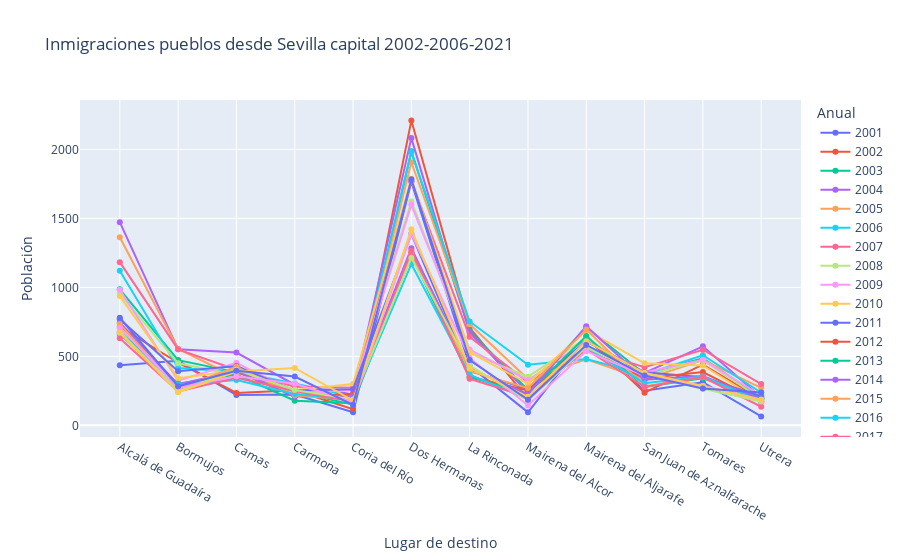

Notebook cell for this chart:
### Code cell
fig6 = px.line(inmig_pueb_sev,x='Lugar de destino',
               y='Valor',
               color='Anual',
               markers=True,
               title='Inmigraciones pueblos desde Sevilla capital 2002-2006-2021')
fig6.update_yaxes(title='Población')
fig6.show()

### Figure 1 — Plotly figure (JSON) as saved in the notebook; plotly's stock layout.template omitted (floating-point values rounded to 4 significant figures)
{"data": [{"hovertemplate": "Anual=2001<br>Lugar de destino=%{x}<br>Valor=%{y}<extra></extra>", "legendgroup": "2001", "line": {"color": "#636efa", "dash": "solid"}, "marker": {"symbol": "circle"}, "mode": "markers+lines", "name": "2001", "orientation": "v", "showlegend": true, "type": "scatter", "x": ["Alcalá de Guadaíra", "Bormujos", "Camas", "Carmona", "Coria del Río", "Dos Hermanas", "La Rinconada", "Mairena del Alcor", "Mairena del Aljarafe", "San Juan de Aznalfarache", "Tomares", "Utrera"], "xaxis": "x", "y": [436, 468, 220, 223, 95, 1765, 431, 95, 634, 251, 313, 65], "yaxis": "y"}, {"hovertemplate": "Anual=2002<br>Lugar de destino=%{x}<br>Valor=%{y}<extra></extra>", "legendgroup": "2002", "line": {"color": "#EF553B", "dash": "solid"}, "marker": {"symbol": "circle"}, "mode": "markers+lines", "name": "2002", "orientation": "v", "showlegend": true, "type": "scatter", "x": ["Alcalá de Guadaíra", "Bormujos", "Camas", "Carmona", "Coria del Río", "Dos Hermanas", "La Rinconada", "Mairena del Alcor", "Mairena del Aljarafe", "San Juan de Aznalfarache", "Tomares", "Utrera"], "xaxis": "x", "y": [714, 454, 235, 254, 118, 2209, 709, 193, 641, 237, 441, 189], "yaxis": "y"}, {"hovertemplate": "Anual=2003<br>Lugar de destino=%{x}<br>Valor=%{y}<extra></extra>", "legendgroup": "2003", "line": {"color": "#00cc96", "dash": "solid"}, "marker": {"symbol": "circle"}, "mode": "markers+lines", "name": "2003", "orientation": "v", "showlegend": true, "type": "scatter", "x": ["Alcalá de Guadaíra", "Bormujos", "Camas", "Carmona", "Coria del Río", "Dos Hermanas", "La Rinconada", "Mairena del Alcor", "Mairena del Aljarafe", "San Juan de Aznalfarache", "Tomares", "Utrera"], "xaxis": "x", "y": [986, 473, 386, 246, 150, 1987, 684, 257, 711, 373, 486, 199], "yaxis": "y"}, {"hovertemplate": "Anual=2004<br>Lugar de destino=%{x}<br>Valor=%{y}<extra></extra>", "legendgroup": "2004", "line": {"color": "#ab63fa", "dash": "solid"}, "marker": {"symbol": "circle"}, "mode": "markers+lines", "name": "2004", "orientation": "v", "showlegend": true, "type": "scatter", "x": ["Alcalá de Guadaíra", "Bormujos", "Camas", "Carmona", "Coria del Río", "Dos Hermanas", "La Rinconada", "Mairena del Alcor", "Mairena del Aljarafe", "San Juan de Aznalfarache", "Tomares", "Utrera"], "xaxis": "x", "y": [1473, 551, 528, 295, 223, 2082, 672, 240, 613, 381, 573, 202], "yaxis": "y"}, {"hovertemplate": "Anual=2005<br>Lugar de destino=%{x}<br>Valor=%{y}<extra></extra>", "legendgroup": "2005", "line": {"color": "#FFA15A", "dash": "solid"}, "marker": {"symbol": "circle"}, "mode": "markers+lines", "name": "2005", "orientation": "v", "showlegend": true, "type": "scatter", "x": ["Alcalá de Guadaíra", "Bormujos", "Camas", "Carmona", "Coria del Río", "Dos Hermanas", "La Rinconada", "Mairena del Alcor", "Mairena del Aljarafe", "San Juan de Aznalfarache", "Tomares", "Utrera"], "xaxis": "x", "y": [1364, 554, 348, 257, 201, 1907, 733, 336, 478, 332, 474, 272], "yaxis": "y"}, {"hovertemplate": "Anual=2006<br>Lugar de destino=%{x}<br>Valor=%{y}<extra></extra>", "legendgroup": "2006", "line": {"color": "#19d3f3", "dash": "solid"}, "marker": {"symbol": "circle"}, "mode": "markers+lines", "name": "2006", "orientation": "v", "showlegend": true, "type": "scatter", "x": ["Alcalá de Guadaíra", "Bormujos", "Camas", "Carmona", "Coria del Río", "Dos Hermanas", "La Rinconada", "Mairena del Alcor", "Mairena del Aljarafe", "San Juan de Aznalfarache", "Tomares", "Utrera"], "xaxis": "x", "y": [1121, 416, 388, 304, 209, 1981, 753, 439, 481, 369, 508, 238], "yaxis": "y"}, {"hovertemplate": "Anual=2007<br>Lugar de destino=%{x}<br>Valor=%{y}<extra></extra>", "legendgroup": "2007", "line": {"color": "#FF6692", "dash": "solid"}, "marker": {"symbol": "circle"}, "mode": "markers+lines", "name": "2007", "orientation": "v", "showlegend": true, "type": "scatter", "x": ["Alcalá de Guadaíra", "Bormujos", "Camas", "Carmona", "Coria del Río", "Dos Hermanas", "La Rinconada", "Mairena del Alcor", "Mairena del Aljarafe", "San Juan de Aznalfarache", "Tomares", "Utrera"], "xaxis": "x", "y": [1183, 551, 403, 280, 272, 1770, 642, 312, 552, 421, 548, 299], "yaxis": "y"}, {"hovertemplate": "Anual=2008<br>Lugar de destino=%{x}<br>Valor=%{y}<extra></extra>", "legendgroup": "2008", "line": {"color": "#B6E880", "dash": "solid"}, "marker": {"symbol": "circle"}, "mode": "markers+lines", "name": "2008", "orientation": "v", "showlegend": true, "type": "scatter", "x": ["Alcalá de Guadaíra", "Bormujos", "Camas", "Carmona", "Coria del Río", "Dos Hermanas", "La Rinconada", "Mairena del Alcor", "Mairena del Aljarafe", "San Juan de Aznalfarache", "Tomares", "Utrera"], "xaxis": "x", "y": [955, 450, 365, 232, 258, 1623, 529, 352, 634, 359, 473, 191], "yaxis": "y"}, {"hovertemplate": "Anual=2009<br>Lugar de destino=%{x}<br>Valor=%{y}<extra></extra>", "legendgroup": "2009", "line": {"color": "#FF97FF", "dash": "solid"}, "marker": {"symbol": "circle"}, "mode": "markers+lines", "name": "2009", "orientation": "v", "showlegend": true, "type": "scatter", "x": ["Alcalá de Guadaíra", "Bormujos", "Camas", "Carmona", "Coria del Río", "Dos Hermanas", "La Rinconada", "Mairena del Alcor", "Mairena del Aljarafe", "San Juan de Aznalfarache", "Tomares", "Utrera"], "xaxis": "x", "y": [983, 324, 453, 241, 255, 1599, 549, 327, 612, 384, 475, 216], "yaxis": "y"}, {"hovertemplate": "Anual=2010<br>Lugar de destino=%{x}<br>Valor=%{y}<extra></extra>", "legendgroup": "2010", "line": {"color": "#FECB52", "dash": "solid"}, "marker": {"symbol": "circle"}, "mode": "markers+lines", "name": "2010", "orientation": "v", "showlegend": true, "type": "scatter", "x": ["Alcalá de Guadaíra", "Bormujos", "Camas", "Carmona", "Coria del Río", "Dos Hermanas", "La Rinconada", "Mairena del Alcor", "Mairena del Aljarafe", "San Juan de Aznalfarache", "Tomares", "Utrera"], "xaxis": "x", "y": [937, 342, 398, 257, 299, 1787, 529, 303, 691, 450, 434, 171], "yaxis": "y"}, {"hovertemplate": "Anual=2011<br>Lugar de destino=%{x}<br>Valor=%{y}<extra></extra>", "legendgroup": "2011", "line": {"color": "#636efa", "dash": "solid"}, "marker": {"symbol": "circle"}, "mode": "markers+lines", "name": "2011", "orientation": "v", "showlegend": true, "type": "scatter", "x": ["Alcalá de Guadaíra", "Bormujos", "Camas", "Carmona", "Coria del Río", "Dos Hermanas", "La Rinconada", "Mairena del Alcor", "Mairena del Aljarafe", "San Juan de Aznalfarache", "Tomares", "Utrera"], "xaxis": "x", "y": [770, 392, 430, 252, 262, 1387, 395, 262, 608, 385, 348, 209], "yaxis": "y"}, {"hovertemplate": "Anual=2012<br>Lugar de destino=%{x}<br>Valor=%{y}<extra></extra>", "legendgroup": "2012", "line": {"color": "#EF553B", "dash": "solid"}, "marker": {"symbol": "circle"}, "mode": "markers+lines", "name": "2012", "orientation": "v", "showlegend": true, "type": "scatter", "x": ["Alcalá de Guadaíra", "Bormujos", "Camas", "Carmona", "Coria del Río", "Dos Hermanas", "La Rinconada", "Mairena del Alcor", "Mairena del Aljarafe", "San Juan de Aznalfarache", "Tomares", "Utrera"], "xaxis": "x", "y": [670, 251, 389, 211, 227, 1251, 352, 253, 553, 340, 386, 172], "yaxis": "y"}, {"hovertemplate": "Anual=2013<br>Lugar de destino=%{x}<br>Valor=%{y}<extra></extra>", "legendgroup": "2013", "line": {"color": "#00cc96", "dash": "solid"}, "marker": {"symbol": "circle"}, "mode": "markers+lines", "name": "2013", "orientation": "v", "showlegend": true, "type": "scatter", "x": ["Alcalá de Guadaíra", "Bormujos", "Camas", "Carmona", "Coria del Río", "Dos Hermanas", "La Rinconada", "Mairena del Alcor", "Mairena del Aljarafe", "San Juan de Aznalfarache", "Tomares", "Utrera"], "xaxis": "x", "y": [678, 301, 368, 179, 161, 1235, 349, 231, 647, 279, 342, 197], "yaxis": "y"}, {"hovertemplate": "Anual=2014<br>Lugar de destino=%{x}<br>Valor=%{y}<extra></extra>", "legendgroup": "2014", "line": {"color": "#ab63fa", "dash": "solid"}, "marker": {"symbol": "circle"}, "mode": "markers+lines", "name": "2014", "orientation": "v", "showlegend": true, "type": "scatter", "x": ["Alcalá de Guadaíra", "Bormujos", "Camas", "Carmona", "Coria del Río", "Dos Hermanas", "La Rinconada", "Mairena del Alcor", "Mairena del Aljarafe", "San Juan de Aznalfarache", "Tomares", "Utrera"], "xaxis": "x", "y": [744, 297, 396, 210, 213, 1284, 410, 225, 719, 330, 357, 191], "yaxis": "y"}, {"hovertemplate": "Anual=2015<br>Lugar de destino=%{x}<br>Valor=%{y}<extra></extra>", "legendgroup": "2015", "line": {"color": "#FFA15A", "dash": "solid"}, "marker": {"symbol": "circle"}, "mode": "markers+lines", "name": "2015", "orientation": "v", "showlegend": true, "type": "scatter", "x": ["Alcalá de Guadaíra", "Bormujos", "Camas", "Carmona", "Coria del Río", "Dos Hermanas", "La Rinconada", "Mairena del Alcor", "Mairena del Aljarafe", "San Juan de Aznalfarache", "Tomares", "Utrera"], "xaxis": "x", "y": [734, 267, 425, 218, 184, 1244, 392, 270, 694, 283, 348, 170], "yaxis": "y"}, {"hovertemplate": "Anual=2016<br>Lugar de destino=%{x}<br>Valor=%{y}<extra></extra>", "legendgroup": "2016", "line": {"color": "#19d3f3", "dash": "solid"}, "marker": {"symbol": "circle"}, "mode": "markers+lines", "name": "2016", "orientation": "v", "showlegend": true, "type": "scatter", "x": ["Alcalá de Guadaíra", "Bormujos", "Camas", "Carmona", "Coria del Río", "Dos Hermanas", "La Rinconada", "Mairena del Alcor", "Mairena del Aljarafe", "San Juan de Aznalfarache", "Tomares", "Utrera"], "xaxis": "x", "y": [658, 292, 329, 228, 185, 1169, 368, 191, 562, 306, 354, 174], "yaxis": "y"}, {"hovertemplate": "Anual=2017<br>Lugar de destino=%{x}<br>Valor=%{y}<extra></extra>", "legendgroup": "2017", "line": {"color": "#FF6692", "dash": "solid"}, "marker": {"symbol": "circle"}, "mode": "markers+lines", "name": "2017", "orientation": "v", "showlegend": true, "type": "scatter", "x": ["Alcalá de Guadaíra", "Bormujos", "Camas", "Carmona", "Coria del Río", "Dos Hermanas", "La Rinconada", "Mairena del Alcor", "Mairena del Aljarafe", "San Juan de Aznalfarache", "Tomares", "Utrera"], "xaxis": "x", "y": [631, 246, 345, 249, 173, 1266, 337, 207, 550, 278, 350, 135], "yaxis": "y"}, {"hovertemplate": "Anual=2018<br>Lugar de destino=%{x}<br>Valor=%{y}<extra></extra>", "legendgroup": "2018", "line": {"color": "#B6E880", "dash": "solid"}, "marker": {"symbol": "circle"}, "mode": "markers+lines", "name": "2018", "orientation": "v", "showlegend": true, "type": "scatter", "x": ["Alcalá de Guadaíra", "Bormujos", "Camas", "Carmona", "Coria del Río", "Dos Hermanas", "La Rinconada", "Mairena del Alcor", "Mairena del Aljarafe", "San Juan de Aznalfarache", "Tomares", "Utrera"], "xaxis": "x", "y": [679, 249, 403, 257, 188, 1214, 433, 180, 566, 365, 266, 173], "yaxis": "y"}, {"hovertemplate": "Anual=2019<br>Lugar de destino=%{x}<br>Valor=%{y}<extra></extra>", "legendgroup": "2019", "line": {"color": "#FF97FF", "dash": "solid"}, "marker": {"symbol": "circle"}, "mode": "markers+lines", "name": "2019", "orientation": "v", "showlegend": true, "type": "scatter", "x": ["Alcalá de Guadaíra", "Bormujos", "Camas", "Carmona", "Coria del Río", "Dos Hermanas", "La Rinconada", "Mairena del Alcor", "Mairena del Aljarafe", "San Juan de Aznalfarache", "Tomares", "Utrera"], "xaxis": "x", "y": [708, 274, 356, 302, 169, 1387, 489, 144, 538, 360, 287, 186], "yaxis": "y"}, {"hovertemplate": "Anual=2020<br>Lugar de destino=%{x}<br>Valor=%{y}<extra></extra>", "legendgroup": "2020", "line": {"color": "#FECB52", "dash": "solid"}, "marker": {"symbol": "circle"}, "mode": "markers+lines", "name": "2020", "orientation": "v", "showlegend": true, "type": "scatter", "x": ["Alcalá de Guadaíra", "Bormujos", "Camas", "Carmona", "Coria del Río", "Dos Hermanas", "La Rinconada", "Mairena del Alcor", "Mairena del Aljarafe", "San Juan de Aznalfarache", "Tomares", "Utrera"], "xaxis": "x", "y": [672, 240, 390, 416, 180, 1421, 413, 207, 610, 381, 283, 185], "yaxis": "y"}, {"hovertemplate": "Anual=2021<br>Lugar de destino=%{x}<br>Valor=%{y}<extra></extra>", "legendgroup": "2021", "line": {"color": "#636efa", "dash": "solid"}, "marker": {"symbol": "circle"}, "mode": "markers+lines", "name": "2021", "orientation": "v", "showlegend": true, "type": "scatter", "x": ["Alcalá de Guadaíra", "Bormujos", "Camas", "Carmona", "Coria del Río", "Dos Hermanas", "La Rinconada", "Mairena del Alcor", "Mairena del Aljarafe", "San Juan de Aznalfarache", "Tomares", "Utrera"], "xaxis": "x", "y": [780, 283, 395, 354, 149, 1784, 473, 186, 583, 361, 268, 239], "yaxis": "y"}], "layout": {"legend": {"title": {"text": "Anual"}, "tracegroupgap": 0}, "title": {"text": "Inmigraciones pueblos desde Sevilla capital 2002-2006-2021"}, "xaxis": {"anchor": "y", "domain": [0, 1], "title": {"text": "Lugar de destino"}}, "yaxis": {"anchor": "x", "domain": [0, 1], "title": {"text": "Población"}}}}
